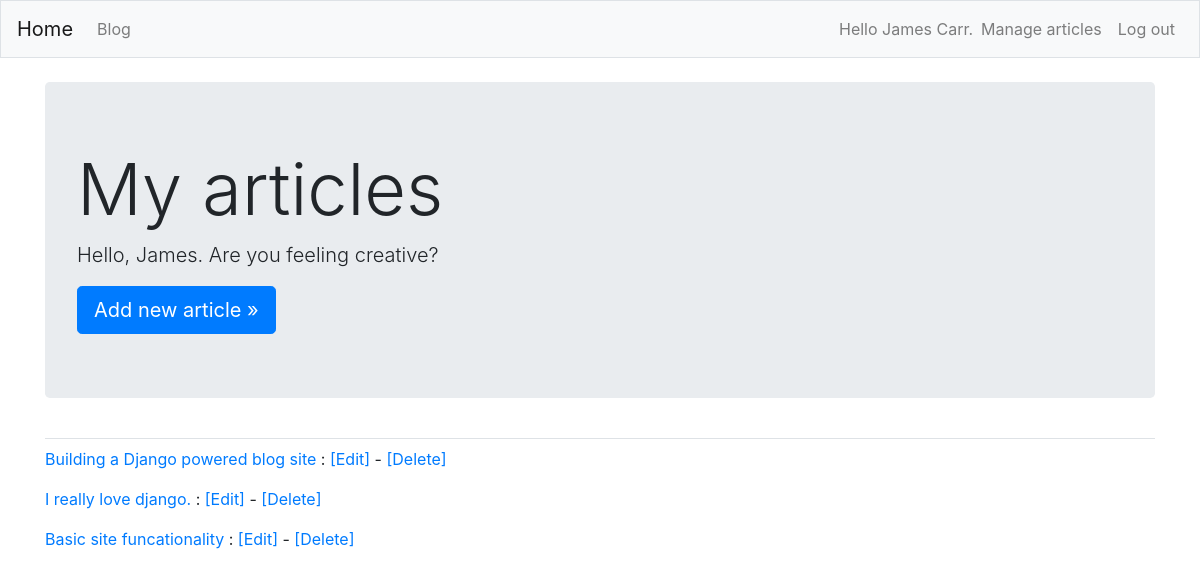
Screenshot of /blog/my-articles (signed in) with the database file from the repository.
### blog/models.py (models this page shows, shortened)
class Article(models.Model):
    title = models.CharField(max_length=100)
    body = models.TextField()
    date = models.DateTimeField(auto_now_add=True)
    slug = models.SlugField()
    author = models.ForeignKey(User, on_delete=models.CASCADE)
    def get_absolute_url(self):
        return reverse('blog:article_detail', kwargs={'slug': self.slug})

### blog/views.py (the view)
# urls.py: path('blog/my-articles', views.user_articles, name='user_articles'),
@login_required
def user_articles(request):
    articles = Article.objects.filter(author=request.user).order_by('date')
    context = {'articles': articles}
    return render(request, 'user_articles.html', context)

### blog/Templates/user_articles.html (shortened to what this page needs)
{% extends 'base.html' %}
{% block page_header %}
    <div class="jumbotron">
        <h1 class="display-3">My articles</h1>
        <p class="lead">Hello, {{ user.first_name.title }}.  Are you feeling creative?</p>
        <a class="btn btn-lg btn-primary" href="{% url 'blog:add_article' %}" role="button">Add new article &raquo;</a>
    </div>
{% endblock page_header %}
{% block content %}
    {% for article in articles %}
        <p>
            <a href="{{ article.get_absolute_url }}">{{ article.title }}</a>
            {% if user.is_authenticated %}:
                <a href="{% url 'blog:edit_article' article.slug %}">[Edit]</a> -
                <a href="{% url 'blog:delete_article' article.slug %}">[Delete]</a>
            {% endif %}
        </p>
    {% endfor %}
{% endblock content %}

### blog/Templates/base.html (shortened to what this page needs)
{% load bootstrap4 %}
<!DOCTYPE html>
<html lang="en">
<head>
    {% bootstrap_css %}
</head>
<body>
<nav class="navbar navbar-expand-md navbar-light bg-light mb-4 border">
    <a class="navbar-brand" href="{% url 'blog:index' %}">Home</a>
    <div class="collapse navbar-collapse" id="navbarCollapse">
        <ul class="navbar-nav mr-auto">
            <li class="nav-item">
                <a class="nav-link" href="{%  url 'blog:blog' %}">Blog</a>
            </li>
        </ul>
        <ul class="navbar-nav ml-auto">
            {% if user.is_authenticated %}
                <li class="nav-item">
                    <span class="navbar-text">Hello {{ user.get_full_name }}.</span>
                </li>
                <li class="nav-item">
                    <a class="nav-link" href="{% url 'blog:user_articles' %}">Manage articles</a></a>
                </li>
                <li class="nav-item">
                    <a class="nav-link" href="{% url 'users:logout' %}">Log out</a></a>
                </li>
            {% else %}
                <li class="nav-item">
                    <a class="nav-link" href="{% url 'users:login' %}">Log in</a></a>
                </li>
            {% endif %}
        </ul>
    </div>
</nav>
<main role="main" class="container">
    <div class="pb-2 mb-2 border-bottom">
        {% block page_header %}{% endblock page_header %}
    </div>
    <div>
        {% block content %}{% endblock content %}
    </div>
</main>
</body>
</html>

### rows the page displays
Article: title "Building a Django powered blog site"
Article: title "I really love django."
Article: title "Basic site funcationality"

### other values shown
{{ user.get_full_name }} "James Carr"
{{ user.first_name.title }} "James"
